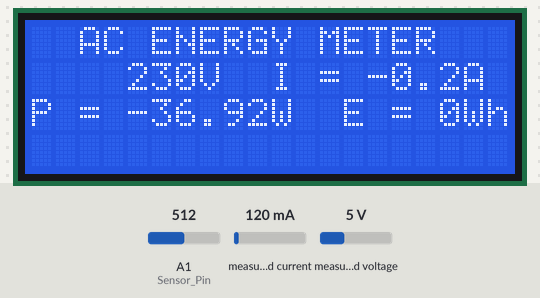
This sketch was run on a simulated Arduino Uno, built with avr-gcc and run on an emulated ATmega328P. Parts: 20×4 character LCD. The test bench sets the inputs (shaded band); at power-on: A1 (Sensor_Pin) = 512, measured voltage 5 V, measured current 120 mA.

Above: at 1.2 s.
1.3 s: A1 (Sensor_Pin) set to 490
At 1.93 s:
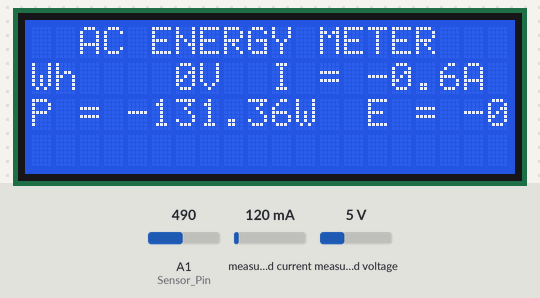
4.3 s: A1 (Sensor_Pin) set to 508
At 4.73 s:
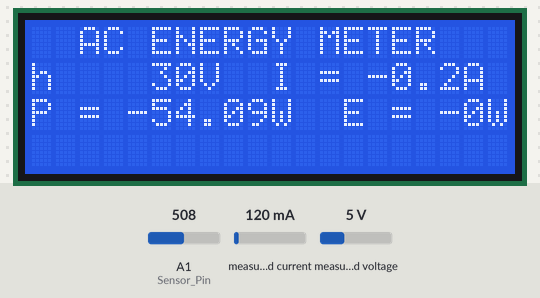
6.0 s: A1 (Sensor_Pin) set to 716
At 6.6 s:
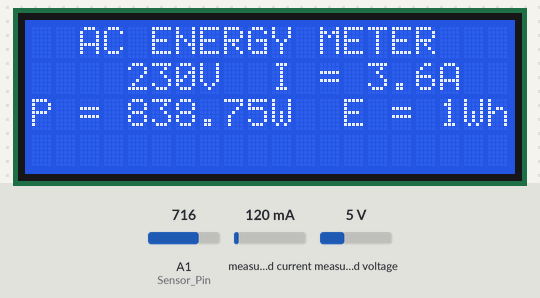
9.0 s: measured voltage set to 0.3 V
At 9.4 s:
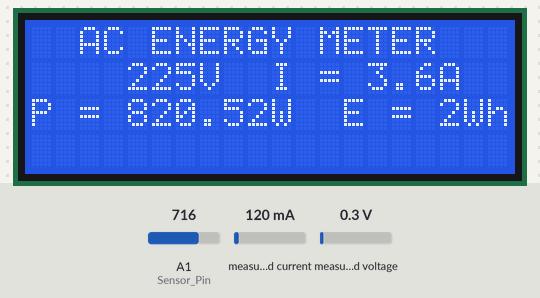
10.6 s: measured voltage set to 3.8 V
At 11.26 s:
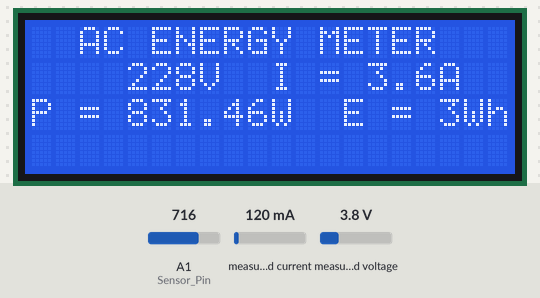
12.5 s: measured voltage set to 7.5 V
At 13.13 s:
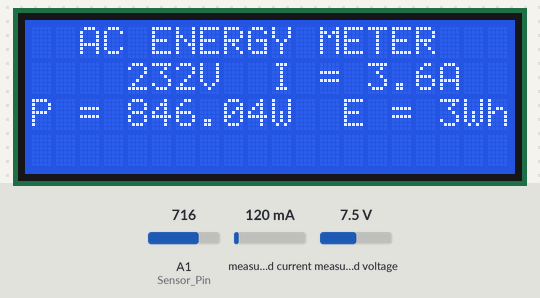
Timing chart, 0 to 15.3 s (numbered marks = the images above; inputs shaded):
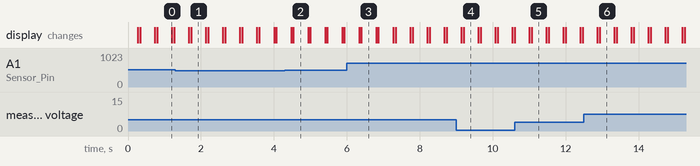

Measured:
- after the input at 1.3 s, the display: first differs from a run without the input after 0.43 s (image 1)
- after the input at 4.3 s, the display: first differs from a run without the input after 0.23 s (image 2)
- after the input at 6.0 s, the display: first differs from a run without the input after 0.40 s (image 3)
- after the input at 12.5 s, the display: first changes after 0.37 s (image 6 shows a later state)
- what the display in image 0 shows lasts 0.4 s, from 0.8 s to 1.2 s

The sketch:

AC_Energy_Meter_Code.ino
```cpp
// include the library code:
#include <LiquidCrystal.h> //library for LCD

// initialize the library with the numbers of the interface pins
LiquidCrystal lcd(13, 12, 11, 10, 9, 8);

// Measuring Voltage
#include "EmonLib.h"   // Include Emon Library
EnergyMonitor emon1;   // Create an instance

// Measuring Current Using ACS712
const int Sensor_Pin = A1; //Connect current sensor with A1 of Arduino
int sensitivity = 185; // use 100 for 20A Module and 66 for 30A Module
int offsetvoltage = 2542;

void setup()
{
  emon1.voltage(A0,267, 1.7); // Voltage: input pin, calibration, phase_shift

  lcd.begin(20, 4); // set up the LCD's number of columns and rows:
  lcd.setCursor(0,0);
  lcd.print("  AC ENERGY METER             ");
}

void loop()
{
  //************************* Measure Voltage ******************************************
  emon1.calcVI(20,2000); // Calculate all. No.of half wavelengths (crossings), time-out
  int Voltage   = emon1.Vrms;  //extract Vrms into Variable

  lcd.setCursor(0,1);
  lcd.print("V = ");
  lcd.print(Voltage);
  lcd.print("V  ");

  //************************* Measure Current ******************************************
  unsigned int temp=0;
  float maxpoint = 0;
  for(int i=0;i<500;i++)
  {
    if(temp = analogRead(Sensor_Pin), temp>maxpoint)
    {
      maxpoint = temp;
    }
  }
  float ADCvalue = maxpoint;
  double eVoltage = (ADCvalue / 1024.0) * 5000; // Gets you mV
  double Current = ((eVoltage - offsetvoltage) / sensitivity);
  double AC_Current = ( Current ) / ( sqrt(2) );

  lcd.print("I = ");
  lcd.print(AC_Current,1);
  lcd.print("A          "); //unit for the current to be measured

  //************************* Measure Power ******************************************
  float Power = Voltage * AC_Current;

  lcd.setCursor(0,2);
  lcd.print("P = ");
  lcd.print(Power);
  lcd.print("W  "); //unit for the current to be measured

  //************************* Measure Energy ******************************************
  long milisec = millis(); // calculate time in milliseconds
  long time=milisec/1000; // convert milliseconds to seconds

  float Energy = (Power*time)/3600; //Watt-sec is again convert to Watt-Hr by dividing 1hr(3600sec)

  lcd.print("E = ");
  lcd.print(Energy,0);
  lcd.print("Wh    "); //unit for the current to be measured

  delay(200);
}
```
